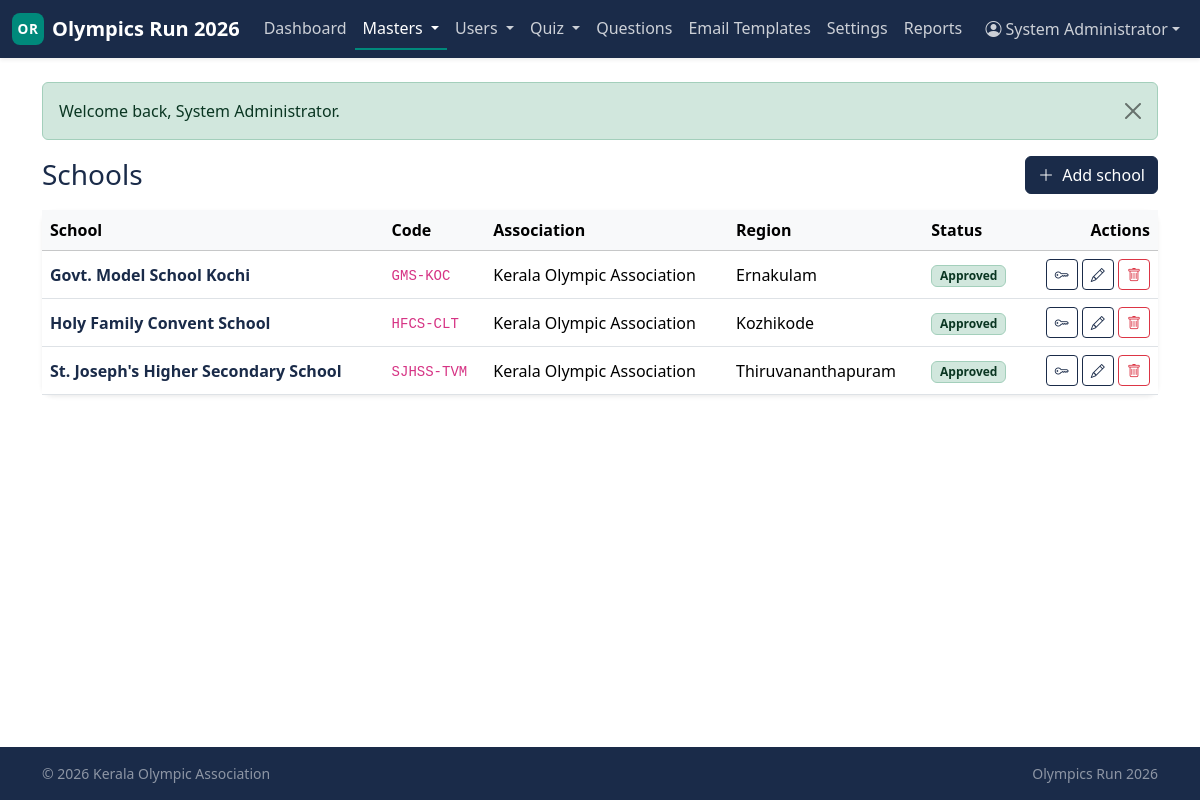
The app's page /admin/schools (signed in) with its own data.
### tables this page shows
CREATE TABLE schools (
    school_id           INT UNSIGNED  NOT NULL AUTO_INCREMENT,
    association_id      INT UNSIGNED  NOT NULL,
    school_name         VARCHAR(200)  NOT NULL,
    school_code         VARCHAR(50)   NULL,
    region              VARCHAR(100)  NULL,
    address             TEXT          NULL,
    principal_name      VARCHAR(150)  NULL,
    coach_name          VARCHAR(150)  NULL,
    contact_email       VARCHAR(190)  NULL,
    contact_phone       VARCHAR(20)   NULL,
    status              ENUM('pending','approved','rejected','suspended')
                                NOT NULL DEFAULT 'pending',
    approved_by_user_id INT UNSIGNED  NULL,
    approved_at         DATETIME      NULL,
    created_at          DATETIME      NOT NULL DEFAULT CURRENT_TIMESTAMP,
    updated_at          DATETIME      NOT NULL DEFAULT CURRENT_TIMESTAMP
                                                ON UPDATE CURRENT_TIMESTAMP,
    PRIMARY KEY (school_id),
    UNIQUE KEY uniq_school_code (school_code),
    KEY idx_school_assoc (association_id),
    KEY idx_school_status (status),
    KEY idx_school_region (region),
    CONSTRAINT fk_school_assoc
        FOREIGN KEY (association_id) REFERENCES associations(association_id)
        ON DELETE CASCADE,
    CONSTRAINT fk_school_approver
        FOREIGN KEY (approved_by_user_id)
            REFERENCES association_users(association_user_id)
        ON DELETE SET NULL
);

CREATE TABLE associations (
    association_id  INT UNSIGNED  NOT NULL AUTO_INCREMENT,
    name            VARCHAR(200)  NOT NULL,
    short_code      VARCHAR(20)   NOT NULL,
    region          VARCHAR(100)  NULL,
    contact_email   VARCHAR(190)  NULL,
    contact_phone   VARCHAR(20)   NULL,
    address         TEXT          NULL,
    logo_path       VARCHAR(255)  NULL,
    status          ENUM('active','inactive') NOT NULL DEFAULT 'active',
    created_by_admin_id INT UNSIGNED NULL,
    created_at      DATETIME      NOT NULL DEFAULT CURRENT_TIMESTAMP,
    updated_at      DATETIME      NOT NULL DEFAULT CURRENT_TIMESTAMP
                                                ON UPDATE CURRENT_TIMESTAMP,
    PRIMARY KEY (association_id),
    UNIQUE KEY uniq_assoc_code (short_code),
    KEY idx_assoc_status (status),
    KEY idx_assoc_region (region),
    CONSTRAINT fk_assoc_created_by
        FOREIGN KEY (created_by_admin_id) REFERENCES admins(admin_id)
        ON DELETE SET NULL
);

### includes/helpers.php (called while the page is built, shortened)
<?php
function e(?string $value): string
{
    return htmlspecialchars((string)$value, ENT_QUOTES | ENT_SUBSTITUTE, 'UTF-8');
}
function view(string $template, array $data = []): string
{
    $__file = __DIR__ . '/../views/' . $template . '.php';
    extract($data, EXTR_SKIP);
    include $__file;
    return ob_get_clean();
}
function render(string $template, array $data = []): void
{
    $content   = view($template, $data);
    include __DIR__ . '/../views/layouts/app.php';
}
function status_badge(?string $status): string
{
    $map = [
        'active'         => 'bg-success-subtle text-success-emphasis border border-success-subtle',
        'approved'       => 'bg-success-subtle text-success-emphasis border border-success-subtle',
        'open'           => 'bg-success-subtle text-success-emphasis border border-success-subtle',
        'published'      => 'bg-success-subtle text-success-emphasis border border-success-subtle',
        'pending'        => 'bg-warning-subtle text-warning-emphasis border border-warning-subtle',
        'needs_revision' => 'bg-warning-subtle text-warning-emphasis border border-warning-subtle',
        'scheduled'      => 'bg-info-subtle text-info-emphasis border border-info-subtle',
        'draft'          => 'bg-secondary-subtle text-secondary-emphasis border border-secondary-subtle',
        'closed'         => 'bg-secondary-subtle text-secondary-emphasis border border-secondary-subtle',
        'inactive'       => 'bg-secondary-subtle text-secondary-emphasis border border-secondary-subtle',
        'suspended'      => 'bg-danger-subtle text-danger-emphasis border border-danger-subtle',
        'rejected'       => 'bg-danger-subtle text-danger-emphasis border border-danger-subtle',
        'cancelled'      => 'bg-danger-subtle text-danger-emphasis border border-danger-subtle',
        'disqualified'   => 'bg-danger-subtle text-danger-emphasis border border-danger-subtle',
    ];
    $key = strtolower((string)$status);
    return 'badge ' . ($map[$key] ?? 'bg-light text-dark border');
}
function status_label(?string $status): string
{
    return ucwords(str_replace('_', ' ', (string)$status));
}

### controllers/AdminSchoolsController.php (called while the page is built, shortened)
<?php
final class AdminSchoolsController
{
    public function index(): void
    {
        render('admin/schools/index', [
            'title'   => 'Schools — Admin',
            'schools' => School::all(),
        ]);
    }
}

### includes/Database.php (called while the page is built, shortened)
<?php
final class Database
{
    private static ?PDO $pdo = null;
    public static function connection(): PDO
    {
        $cfg = $GLOBALS['APP_CONFIG']['db'];
        $dsn = sprintf(
            'mysql:host=%s;port=%d;dbname=%s;charset=%s',
            $cfg['host'],
            $cfg['port'],
            $cfg['name'],
            $cfg['charset']
        );
        self::$pdo = new PDO($dsn, $cfg['user'], $cfg['pass'], [
            PDO::ATTR_ERRMODE            => PDO::ERRMODE_EXCEPTION,
            PDO::ATTR_DEFAULT_FETCH_MODE => PDO::FETCH_ASSOC,
            PDO::ATTR_EMULATE_PREPARES   => false,
            PDO::MYSQL_ATTR_INIT_COMMAND => "SET NAMES utf8mb4 COLLATE utf8mb4_unicode_ci",
        ]);
        return self::$pdo;
    }
    public static function query(string $sql, array $params = []): PDOStatement
    {
        $stmt = self::connection()->prepare($sql);
        $stmt->execute($params);
        return $stmt;
    }
    public static function fetchAll(string $sql, array $params = []): array
    {
        return self::query($sql, $params)->fetchAll();
    }
}

### models/School.php (called while the page is built, shortened)
<?php
final class School
{
    public static function all(?int $associationId = null): array
    {
        $sql = 'SELECT s.*, a.name AS association_name
                  FROM schools s
                  JOIN associations a ON a.association_id = s.association_id';
        $params = [];
        $sql .= ' ORDER BY s.school_name ASC';
        return Database::fetchAll($sql, $params);
    }
}

### views/admin/schools/index.php (the view, shortened to what this page needs)
<div class="d-md-flex justify-content-between align-items-center mb-3">
    <h1 class="h3 text-navy mb-2 mb-md-0">Schools</h1>
    <a href="/admin/schools/new" class="btn btn-primary">
        <i class="bi bi-plus-lg me-1"></i> Add school
    </a>
</div>
<div class="card panel border-0 shadow-sm">
    <div class="table-responsive">
        <table class="table align-middle mb-0">
            <thead class="table-light">
                <tr>
                    <th>School</th>
                    <th class="d-none d-md-table-cell">Code</th>
                    <th class="d-none d-lg-table-cell">Association</th>
                    <th class="d-none d-lg-table-cell">Region</th>
                    <th>Status</th>
                    <th class="text-end">Actions</th>
                </tr>
            </thead>
            <tbody>
                <?php if (empty($schools)): ?>
                    <tr><td colspan="6" class="text-center text-muted py-4">No schools yet.</td></tr>
                <?php else: foreach ($schools as $s): ?>
                    <tr>
                        <td>
                            <div class="fw-semibold text-navy"><?= e($s['school_name']) ?></div>
                        </td>
                        <td class="d-none d-md-table-cell"><code><?= e($s['school_code'] ?? '—') ?></code></td>
                        <td class="d-none d-lg-table-cell"><?= e($s['association_name']) ?></td>
                        <td class="d-none d-lg-table-cell"><?= e($s['region'] ?? '—') ?></td>
                        <td><span class="<?= status_badge($s['status']) ?>"><?= e(status_label($s['status'])) ?></span></td>
                        <td class="text-end text-nowrap">
                            <a href="/admin/school-logins/new?school_id=<?= (int)$s['school_id'] ?>&generate=1"
                               class="btn btn-sm btn-outline-navy" title="Generate login">
                                <i class="bi bi-key"></i>
                            </a>
                            <a href="/admin/schools/<?= (int)$s['school_id'] ?>/edit"
                               class="btn btn-sm btn-outline-navy" title="Edit"><i class="bi bi-pencil"></i></a>
                            <form action="/admin/schools/<?= (int)$s['school_id'] ?>/delete"
                                  method="post" class="d-inline"
                                  onsubmit="return confirm('Delete this school?');">
                                <button class="btn btn-sm btn-outline-danger" title="Delete"><i class="bi bi-trash"></i></button>
                            </form>
                        </td>
                    </tr>
                <?php endforeach; endif; ?>
            </tbody>
        </table>
    </div>
</div>

### public/index.php (shortened to what this page needs)
<?php
$reqPath = strtok($_SERVER['REQUEST_URI'] ?? '/', '?') ?: '/';
$reqPath = rtrim($reqPath, '/') ?: '/';
$method  = $_SERVER['REQUEST_METHOD'] ?? 'GET';
foreach ($routes as $pattern => $handler) {
    [$rMethod, $rPath] = explode(' ', $pattern, 2);
    if ($rMethod !== $method) continue;
    if (!str_contains($rPath, '{')) {
        if ($rPath !== $reqPath) continue;
        $params = [];
    } else {
        $regex = '#^' . preg_replace('#\{(\w+)\}#', '(?<$1>[^/]+)', $rPath) . '$#';
        if (!preg_match($regex, $reqPath, $m)) continue;
        $params = array_values(array_filter(
            $m,
            static fn($k) => is_string($k),
            ARRAY_FILTER_USE_KEY
        ));
    }
    if (is_array($handler)) {
        [$class, $methodName] = $handler;
        (new $class)->$methodName(...$params);
    } else {
        $handler(...$params);
    }
    return;
}

### public/css/app.css (style rules this page uses)
:root { --or-navy: #1A2B49; --or-navy-700: #14223A; --or-navy-300: #4A5A75; --or-teal: #00897B; --or-teal-700: #006B61; --or-teal-300: #4DB6A6; --or-panel: #F5F7FA; --or-panel-dark: #E6EAF1; --or-bg: #FFFFFF; --or-text: #1F2937; --or-muted: #6B7280; }
:root, [data-bs-theme="light"] { --bs-primary: var(--or-navy); --bs-primary-rgb: 26, 43, 73; --bs-link-color: var(--or-teal); --bs-link-color-rgb: 0, 137, 123; --bs-link-hover-color: var(--or-teal-700); --bs-body-bg: var(--or-bg); --bs-body-color: var(--or-text); }
body.bg-app { background-color: var(--or-bg); color: var(--or-text); }
.text-navy { color: var(--or-navy) !important; }
.card.panel { background-color: var(--or-panel); border-radius: 0.75rem; }
.btn-primary { --bs-btn-bg: var(--or-navy); --bs-btn-border-color: var(--or-navy); --bs-btn-hover-bg: var(--or-navy-700); --bs-btn-hover-border-color: var(--or-navy-700); --bs-btn-active-bg: var(--or-navy-700); --bs-btn-active-border-color: var(--or-navy-700); --bs-btn-disabled-bg: var(--or-navy-300); --bs-btn-disabled-border-color: var(--or-navy-300); }
.btn-outline-navy { --bs-btn-color: var(--or-navy); --bs-btn-border-color: var(--or-navy); --bs-btn-hover-color: #fff; --bs-btn-hover-bg: var(--or-navy); --bs-btn-hover-border-color: var(--or-navy); }

### records on screen
schools: school_name "Govt. Model School Kochi", school_code "GMS-KOC", association.name "Kerala Olympic Association", region "Ernakulam", status "Approved"
schools: school_name "Holy Family Convent School", school_code "HFCS-CLT", association.name "Kerala Olympic Association", region "Kozhikode", status "Approved"
schools: school_name "St. Joseph's Higher Secondary School", school_code "SJHSS-TVM", association.name "Kerala Olympic Association", region "Thiruvananthapuram", status "Approved"

### other values on screen
$item['label'] "Dashboard"
$item['label'] "Masters"
$item['label'] "Users"
$item['label'] "Quiz"
$item['label'] "Questions"
$item['label'] "Email Templates"
$item['label'] "Settings"
$item['label'] "Reports"
$msg "Welcome back, System Administrator."
